Frame 1 (no input): blank canvas, image omitted
Frame 60 (the mouse pressed at the canvas centre just before this capture): blank canvas, image omitted
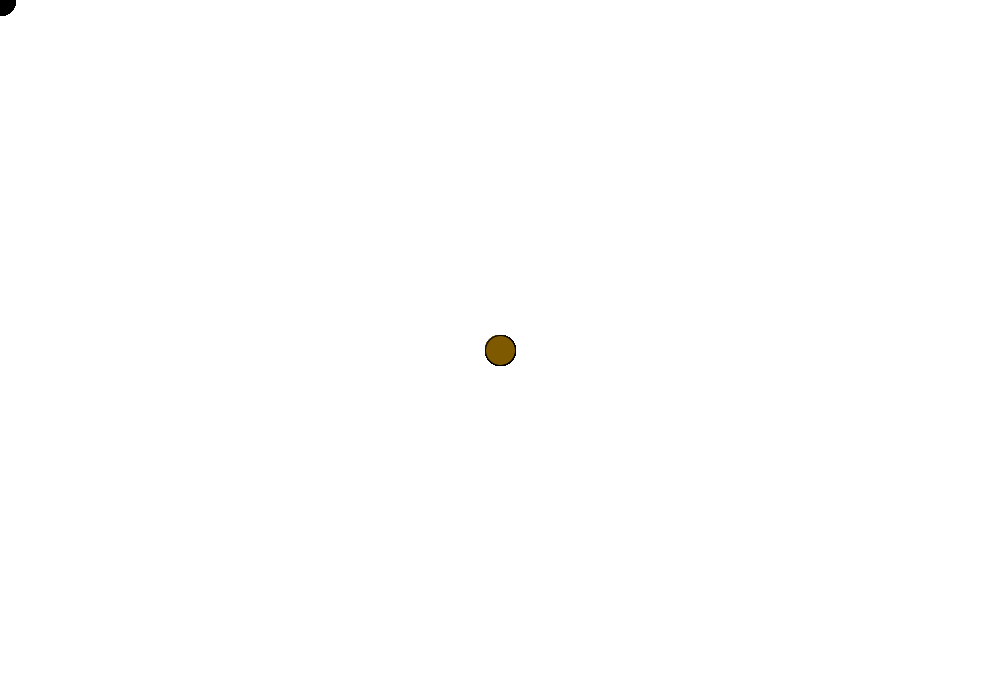
Frame 120 (the mouse held since frame 60 and released just before this capture)

The Processing sketch whose frames 1 and 60 were blank and that drew this single picture after the mouse press (run headless with seeded random() and noise(); from frame 60 on, the mouse is pressed at the canvas centre):

// Processing sketch: renklimousetakibi
// ── renklimousetakibi.pde
void setup(){
  size(1000,700);
    background(255,255,255);
  
}

void draw(){

  float x = map(mouseX,0,width,0,255);
    float y = map(mouseY,0,width,0,255);
  fill(x,y,0);
  ellipse(mouseX,mouseY,30,30);
 
 
}
